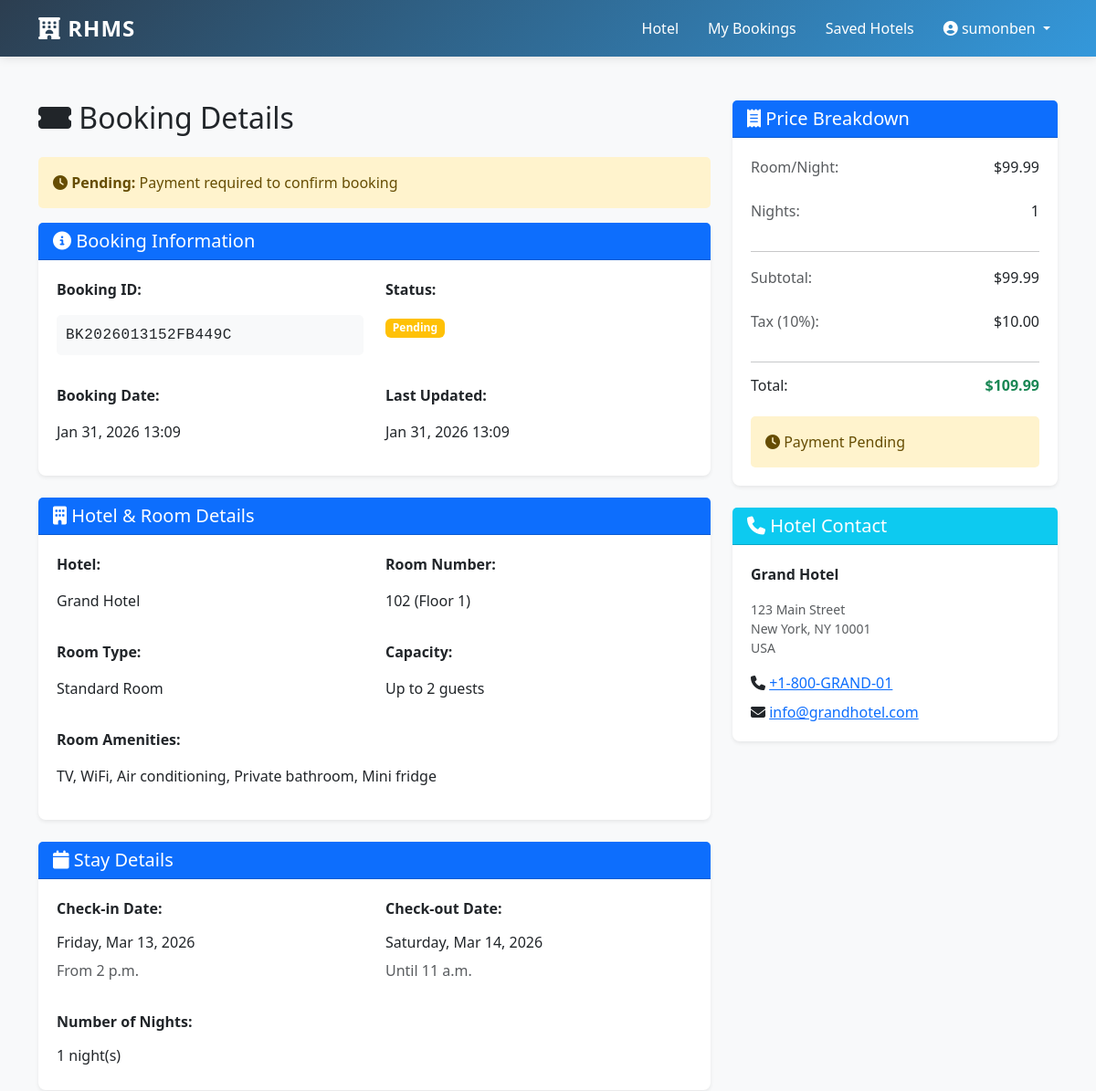
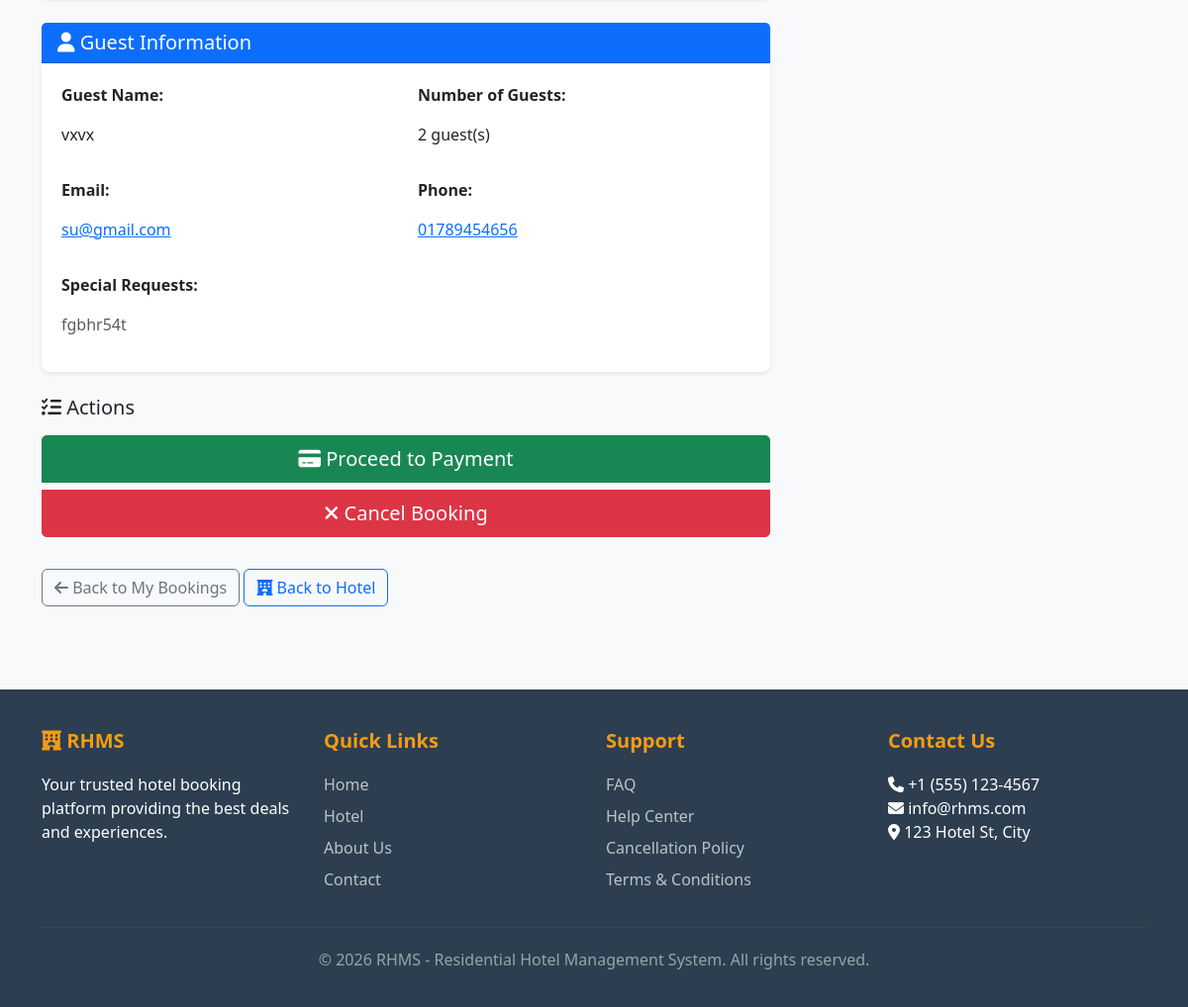
The app's page /booking/3/ (signed in), older data (2 pictures, top to bottom).
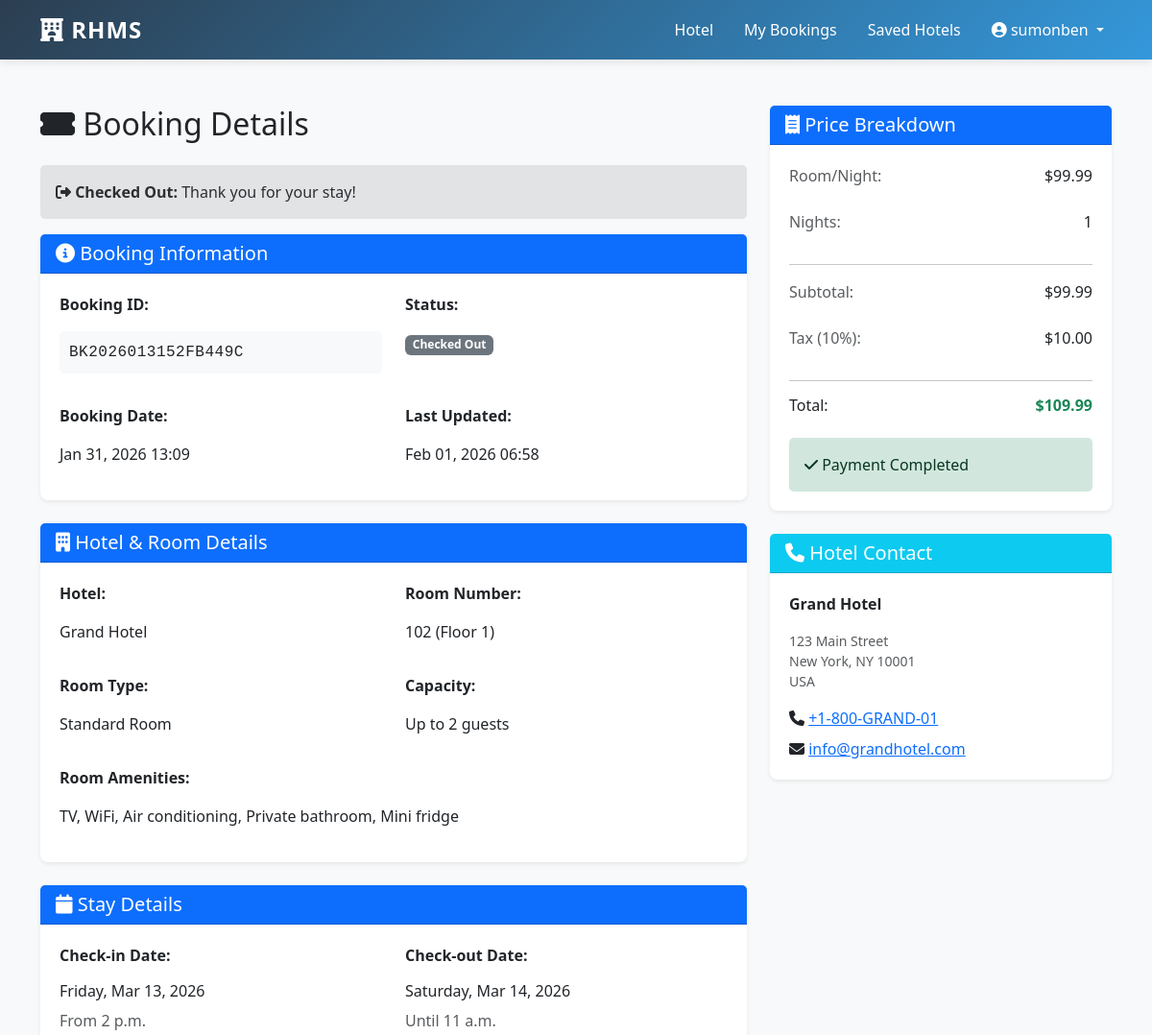
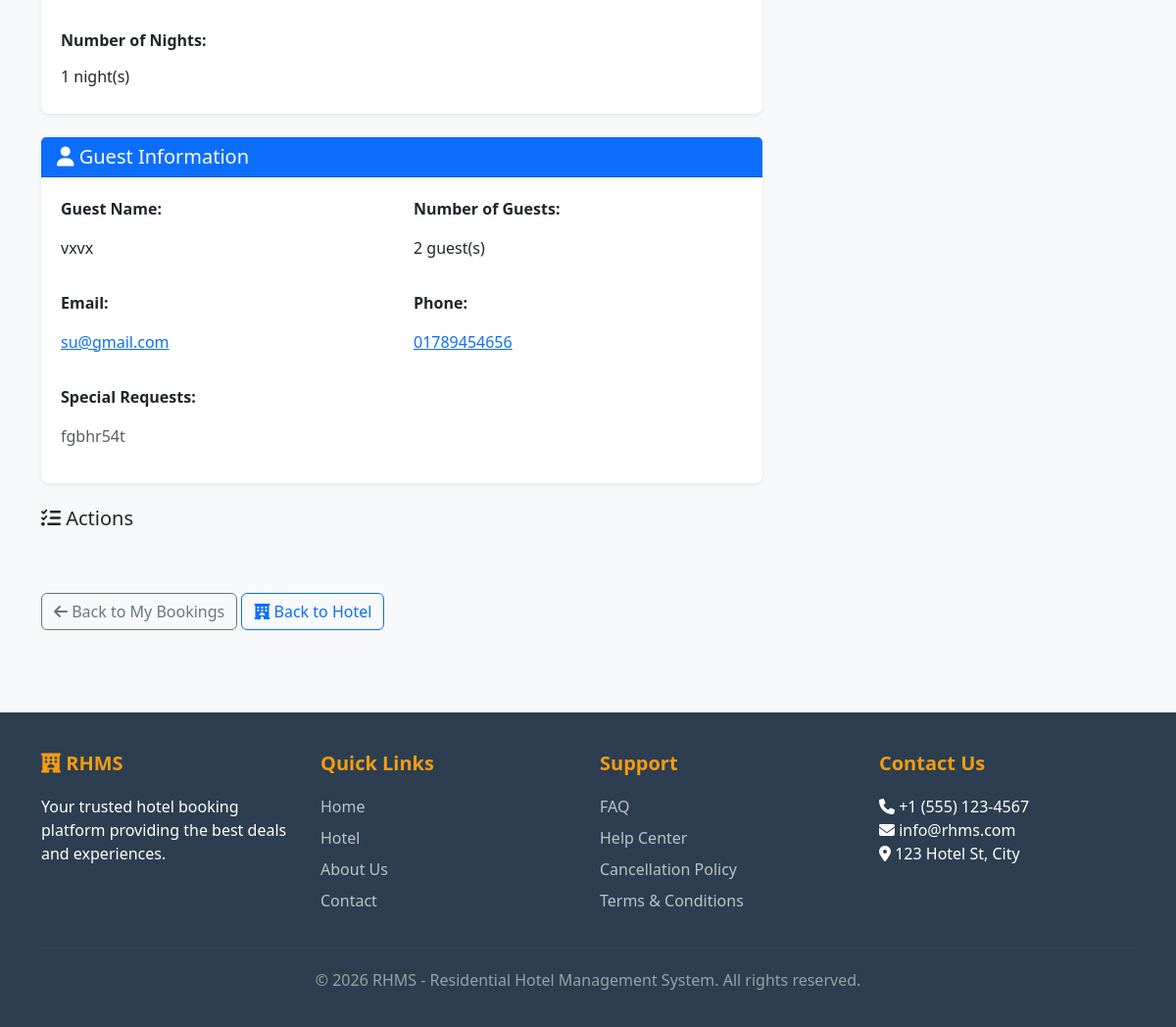
The same page, newer data (2 pictures, top to bottom).
### booking/models.py (models this page shows, shortened)
class Booking(models.Model):
    STATUS_CHOICES = [
        ('pending', 'Pending'),
        ('confirmed', 'Confirmed'),
        ('checked_in', 'Checked In'),
        ('checked_out', 'Checked Out'),
        ('cancelled', 'Cancelled'),
    ]
    PAYMENT_STATUS_CHOICES = [
        ('pending', 'Pending'),
        ('completed', 'Completed'),
        ('failed', 'Failed'),
        ('refunded', 'Refunded'),
    ]
    booking_id = models.CharField(max_length=50, unique=True)
    user = models.ForeignKey(User, on_delete=models.CASCADE, related_name='bookings')
    room = models.ForeignKey(Room, on_delete=models.PROTECT, related_name='bookings')
    hotel = models.ForeignKey(Hotel, on_delete=models.PROTECT, related_name='bookings')
    check_in_date = models.DateField()
    check_out_date = models.DateField()
    number_of_guests = models.IntegerField(default=1)
    guest_name = models.CharField(max_length=100)
    guest_email = models.EmailField()
    guest_phone = models.CharField(max_length=20)
    room_price_per_night = models.DecimalField(max_digits=10, decimal_places=2)
    number_of_nights = models.IntegerField()
    subtotal = models.DecimalField(max_digits=10, decimal_places=2)
    tax_amount = models.DecimalField(max_digits=10, decimal_places=2, default=0)
    discount_amount = models.DecimalField(max_digits=10, decimal_places=2, default=0)
    total_price = models.DecimalField(max_digits=10, decimal_places=2)
    status = models.CharField(max_length=20, choices=STATUS_CHOICES, default='pending')
    payment_status = models.CharField(max_length=20, choices=PAYMENT_STATUS_CHOICES, default='pending')
    special_requests = models.TextField(blank=True)
    notes = models.TextField(blank=True)
    created_at = models.DateTimeField(auto_now_add=True)
    updated_at = models.DateTimeField(auto_now=True)
    confirmed_at = models.DateTimeField(null=True, blank=True)
    checked_in_at = models.DateTimeField(null=True, blank=True)
    checked_out_at = models.DateTimeField(null=True, blank=True)
    cancelled_at = models.DateTimeField(null=True, blank=True)
    class Meta:
        ordering = ['-created_at']
        indexes = [
            models.Index(fields=['user', 'status']),
            models.Index(fields=['booking_id']),
        ]
    def can_cancel(self):
        return self.status in ['pending', 'confirmed']

### booking/views.py (the view, shortened to what this page needs)
# urls.py: path('<int:booking_id>/', views.BookingDetailView.as_view(), name='booking_detail'),
class BookingDetailView(LoginRequiredMixin, DetailView):
    model = Booking
    template_name = 'booking/booking_detail.html'
    context_object_name = 'booking'
    def get_object(self):
        return get_object_or_404(Booking, id=self.kwargs['booking_id'], user=self.request.user)
    def get_context_data(self, **kwargs):
        context = super().get_context_data(**kwargs)
        booking = self.get_object()
        context['room'] = booking.room
        context['hotel'] = booking.hotel
        context['can_cancel'] = booking.can_cancel()
        context['can_checkout'] = booking.status in ['confirmed', 'checked_in']
        context['can_checkin'] = booking.status == 'confirmed'
        if booking.can_cancel():
            policies = booking.hotel.cancellation_policies.filter(is_active=True).order_by('-days_before_checkin')
        return context

### templates/booking/booking_detail.html (shortened to what the changed rows need)
{% extends 'base.html' %}
{% load static %}
{% block content %}
<div class="container mt-5 mb-5">
    <div class="row">
        <div class="col-md-8">
            <h2 class="mb-4"><i class="fas fa-ticket-alt"></i> Booking Details</h2>
            {% if booking.status == 'pending' %}
                <div class="alert alert-warning">
                    <i class="fas fa-clock"></i> <strong>Pending:</strong> Payment required to confirm booking
                </div>
            {% elif booking.status == 'confirmed' %}
                <div class="alert alert-success">
                    <i class="fas fa-check-circle"></i> <strong>Confirmed:</strong> Your booking is confirmed
                </div>
            {% elif booking.status == 'checked_in' %}
                <div class="alert alert-info">
                    <i class="fas fa-sign-in-alt"></i> <strong>Checked In:</strong> Welcome to {{ hotel.name }}!
                </div>
            {% elif booking.status == 'checked_out' %}
                <div class="alert alert-secondary">
                    <i class="fas fa-sign-out-alt"></i> <strong>Checked Out:</strong> Thank you for your stay!
                </div>
            {% elif booking.status == 'cancelled' %}
                <div class="alert alert-danger">
                    <i class="fas fa-times-circle"></i> <strong>Cancelled:</strong> This booking has been cancelled
                </div>
            {% endif %}
            <div class="card mb-4 shadow-sm">
                <div class="card-header bg-primary text-white">
                </div>
                <div class="card-body">
                    <div class="row mb-3">
                        <div class="col-md-6">
                            <p><strong>Booking ID:</strong></p>
                            <p class="text-monospace" style="background: #f8f9fa; padding: 10px; border-radius: 5px;">
                                {{ booking.booking_id }}
                            </p>
                        </div>
                        <div class="col-md-6">
                            <p>
                                <span class="badge
                                    {% if booking.status == 'pending' %}bg-warning
                                    {% elif booking.status == 'confirmed' %}bg-success
                                    {% elif booking.status == 'checked_in' %}bg-info
                                    {% elif booking.status == 'checked_out' %}bg-secondary
                                    {% elif booking.status == 'cancelled' %}bg-danger
                                    {% endif %}">
                                    {{ booking.get_status_display }}
                                </span>
                            </p>
                        </div>
                    </div>
                    <div class="row">
                        <div class="col-md-6">
                            <p><strong>Booking Date:</strong></p>
                            <p>{{ booking.created_at|date:"M d, Y H:i" }}</p>
                        </div>
                        <div class="col-md-6">
                            <p><strong>Last Updated:</strong></p>
                            <p>{{ booking.updated_at|date:"M d, Y H:i" }}</p>
                        </div>
                    </div>
                </div>
            </div>
            <div class="card mb-4 shadow-sm">
                <div class="card-header bg-primary text-white">
                </div>
                <div class="card-body">
                </div>
            </div>
            <div class="card mb-4 shadow-sm">
                <div class="card-header bg-primary text-white">
                </div>
                <div class="card-body">
                    <div class="row mb-3">
                        <div class="col-md-6">
                            <p><strong>Check-in Date:</strong></p>
                            <p class="h6">{{ booking.check_in_date|date:"l, M d, Y" }}</p>
                            <p class="text-muted">From {{ hotel.check_in_time }}</p>
                        </div>
                        <div class="col-md-6">
                            <p><strong>Check-out Date:</strong></p>
                            <p class="h6">{{ booking.check_out_date|date:"l, M d, Y" }}</p>
                            <p class="text-muted">Until {{ hotel.check_out_time }}</p>
                        </div>
                    </div>
                    <div class="row">
                        <div class="col-md-12">
                            <p><strong>Number of Nights:</strong></p>
                            <p class="h6">{{ booking.number_of_nights }} night(s)</p>
                        </div>
                    </div>
                </div>
            </div>
            <div class="card mb-4 shadow-sm">
                <div class="card-header bg-primary text-white">
                </div>
                <div class="card-body">
                    <div class="row mb-3">
                        <div class="col-md-6">
                            <p><strong>Guest Name:</strong></p>
                            <p>{{ booking.guest_name }}</p>
                        </div>
                        <div class="col-md-6">
                            <p><strong>Number of Guests:</strong></p>
                            <p>{{ booking.number_of_guests }} guest(s)</p>
                        </div>
                    </div>
                    <div class="row mb-3">
                        <div class="col-md-6">
                            <p><a href="mailto:{{ booking.guest_email }}">{{ booking.guest_email }}</a></p>
                        </div>
                        <div class="col-md-6">
                            <p><a href="tel:{{ booking.guest_phone }}">{{ booking.guest_phone }}</a></p>
                        </div>
                    </div>
                    {% if booking.special_requests %}
                    <div class="row">
                        <div class="col-md-12">
                            <p><strong>Special Requests:</strong></p>
                            <p class="text-muted">{{ booking.special_requests }}</p>
                        </div>
                    </div>
                    {% endif %}
                </div>
            </div>
            <div class="row mb-4">
                <div class="col-md-12">
                    <div class="btn-group-vertical w-100" role="group">
                        {% if booking.status == 'pending' %}
                            <a href="{% url 'booking:payment' booking.id %}" class="btn btn-success btn-lg mb-2">
                                <i class="fas fa-credit-card"></i> Proceed to Payment
                            </a>
                        {% endif %}
                        {% if can_cancel %}
                            <a href="{% url 'booking:cancel' booking.id %}" class="btn btn-danger btn-lg mb-2">
                                <i class="fas fa-times"></i> Cancel Booking
                            </a>
                        {% endif %}
                    </div>
                </div>
            </div>
            <div class="mb-4">
                <a href="{% url 'booking:booking_list' %}" class="btn btn-outline-secondary">
                </a>
                <a href="{% url 'hotel:home' %}" class="btn btn-outline-primary">
                </a>
            </div>
        </div>
        <div class="col-md-4">
            <div class="card shadow-sm position-sticky" style="top: 20px;">
                <div class="card-body">
                    <div class="row mb-2">
                        <div class="col-7">
                        </div>
                        <div class="col-5 text-end">
                            <p>${{ booking.room_price_per_night|floatformat:2 }}</p>
                        </div>
                    </div>
                    <div class="row mb-2">
                        <div class="col-7">
                        </div>
                        <div class="col-5 text-end">
                            <p>{{ booking.number_of_nights }}</p>
                        </div>
                    </div>
                    <hr>
                    <div class="row mb-2">
                        <div class="col-7">
                        </div>
                        <div class="col-5 text-end">
                            <p>${{ booking.subtotal|floatformat:2 }}</p>
                        </div>
                    </div>
                    <div class="row mb-2">
                        <div class="col-7">
                        </div>
                        <div class="col-5 text-end">
                            <p>${{ booking.tax_amount|floatformat:2 }}</p>
                        </div>
                    </div>
                    <hr>
                    <div class="row">
                        <div class="col-7">
                        </div>
                        <div class="col-5 text-end">
                            <p class="h6 text-success"><strong>${{ booking.total_price|floatformat:2 }}</strong></p>
                        </div>
                    </div>
                    {% if booking.payment_status == 'completed' %}
                    <div class="alert alert-success mt-3 mb-0">
                        <i class="fas fa-check"></i> Payment Completed
                    </div>
                    {% elif booking.payment_status == 'pending' %}
                    <div class="alert alert-warning mt-3 mb-0">
                        <i class="fas fa-clock"></i> Payment Pending
                    </div>
                    {% elif booking.payment_status == 'failed' %}
                    <div class="alert alert-danger mt-3 mb-0">
                        <i class="fas fa-exclamation-circle"></i> Payment Failed
                    </div>
                    {% endif %}
                </div>
            </div>
        </div>
    </div>
</div>
{% endblock %}

Row changes from the older to the newer data that the page shows:
changed Booking "BK2026013152FB449C": status "Pending" → "Checked Out"; updated_at "Jan 31, 2026 13:09" → "Feb 01, 2026 06:58"; payment_status "pending" → "completed" (drawn)
Text that changed along with them:
text no longer shown: "Pending: Payment required to confirm booking Proceed to Payment Cancel Booking Payment Pending"
text now shown: "Checked Out: Thank you for your stay! Payment Completed"
